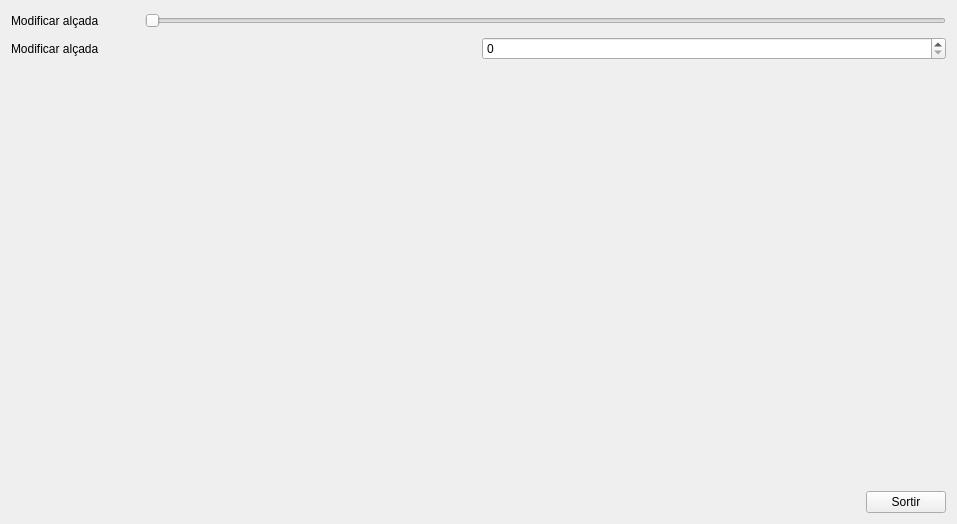
<?xml version="1.0" encoding="UTF-8"?>
<ui version="4.0">
 <class>Form</class>
 <widget class="QWidget" name="Form">
  <property name="geometry">
   <rect>
    <x>0</x>
    <y>0</y>
    <width>957</width>
    <height>524</height>
   </rect>
  </property>
  <property name="windowTitle">
   <string>Form</string>
  </property>
  <layout class="QVBoxLayout" name="verticalLayout" stretch="1,1,2,1">
   <item>
    <layout class="QHBoxLayout" name="horizontalLayout_2">
     <item>
      <widget class="QLabel" name="label_2">
       <property name="text">
        <string>Modificar alçada</string>
       </property>
      </widget>
     </item>
     <item>
      <spacer name="horizontalSpacer_2">
       <property name="orientation">
        <enum>Qt::Horizontal</enum>
       </property>
       <property name="sizeType">
        <enum>QSizePolicy::Fixed</enum>
       </property>
       <property name="sizeHint" stdset="0">
        <size>
         <width>40</width>
         <height>20</height>
        </size>
       </property>
      </spacer>
     </item>
     <item>
      <widget class="QSlider" name="sldAlsada">
       <property name="orientation">
        <enum>Qt::Horizontal</enum>
       </property>
      </widget>
     </item>
    </layout>
   </item>
   <item>
    <layout class="QHBoxLayout" name="horizontalLayout">
     <item>
      <widget class="QLabel" name="label">
       <property name="text">
        <string>Modificar alçada</string>
       </property>
      </widget>
     </item>
     <item>
      <widget class="QSpinBox" name="spnAlsada"/>
     </item>
    </layout>
   </item>
   <item>
    <spacer name="verticalSpacer">
     <property name="orientation">
      <enum>Qt::Vertical</enum>
     </property>
     <property name="sizeHint" stdset="0">
      <size>
       <width>20</width>
       <height>40</height>
      </size>
     </property>
    </spacer>
   </item>
   <item>
    <layout class="QHBoxLayout" name="horizontalLayout_3" stretch="2,1">
     <item>
      <spacer name="horizontalSpacer">
       <property name="orientation">
        <enum>Qt::Horizontal</enum>
       </property>
       <property name="sizeHint" stdset="0">
        <size>
         <width>40</width>
         <height>20</height>
        </size>
       </property>
      </spacer>
     </item>
     <item>
      <widget class="QPushButton" name="btnSortir">
       <property name="sizePolicy">
        <sizepolicy hsizetype="Fixed" vsizetype="Fixed">
         <horstretch>0</horstretch>
         <verstretch>0</verstretch>
        </sizepolicy>
       </property>
       <property name="text">
        <string>Sortir</string>
       </property>
      </widget>
     </item>
    </layout>
   </item>
  </layout>
 </widget>
 <resources/>
 <connections>
  <connection>
   <sender>sldAlsada</sender>
   <signal>sliderMoved(int)</signal>
   <receiver>spnAlsada</receiver>
   <slot>setValue(int)</slot>
   <hints>
    <hint type="sourcelabel">
     <x>306</x>
     <y>59</y>
    </hint>
    <hint type="destinationlabel">
     <x>551</x>
     <y>161</y>
    </hint>
   </hints>
  </connection>
  <connection>
   <sender>btnSortir</sender>
   <signal>clicked()</signal>
   <receiver>Form</receiver>
   <slot>close()</slot>
   <hints>
    <hint type="sourcelabel">
     <x>906</x>
     <y>465</y>
    </hint>
    <hint type="destinationlabel">
     <x>478</x>
     <y>261</y>
    </hint>
   </hints>
  </connection>
  <connection>
   <sender>spnAlsada</sender>
   <signal>valueChanged(int)</signal>
   <receiver>sldAlsada</receiver>
   <slot>setValue(int)</slot>
   <hints>
    <hint type="sourcelabel">
     <x>712</x>
     <y>162</y>
    </hint>
    <hint type="destinationlabel">
     <x>721</x>
     <y>61</y>
    </hint>
   </hints>
  </connection>
 </connections>
</ui>
